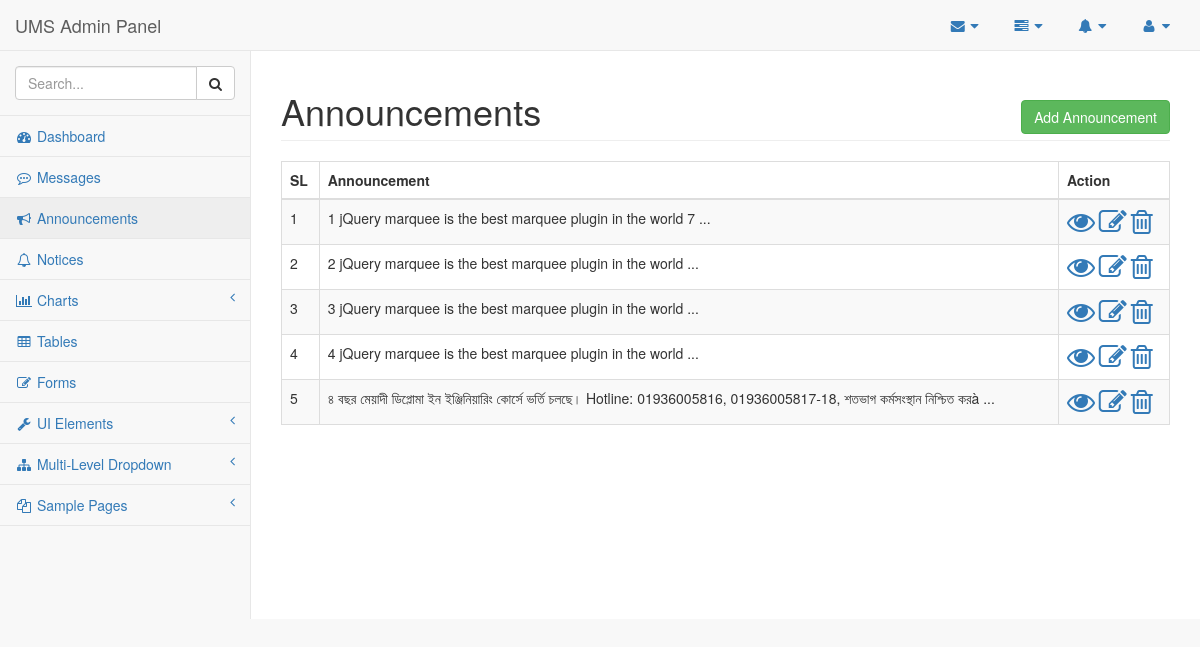
The app's page /admin/pages/announcement.php, older data.
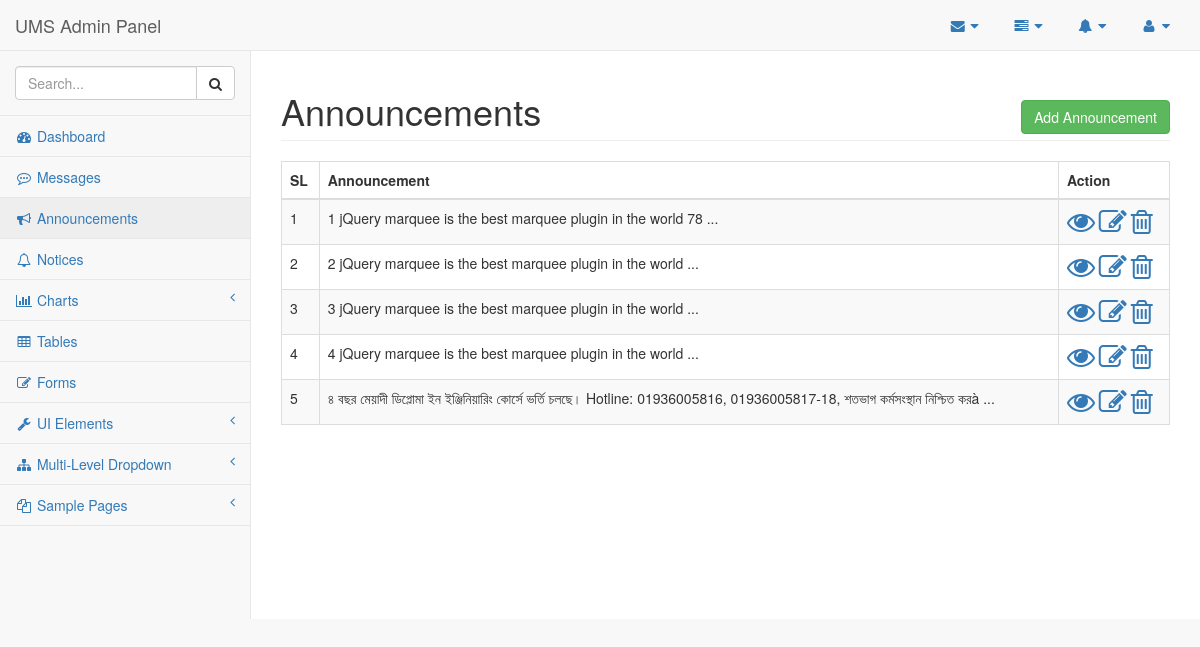
The same page, newer data.
### tables this page shows
CREATE TABLE `announcement` (
  `id` int(11) NOT NULL,
  `announcements` varchar(255) NOT NULL
);

### admin/pages/announcement.php (the view, shortened to what the changed rows need)
<?php
    require_once('config.php');
?>
<!DOCTYPE html>
<html lang="en">
<head>
    <link href="../vendor/bootstrap/css/bootstrap.min.css" rel="stylesheet">
    <link href="../vendor/metisMenu/metisMenu.min.css" rel="stylesheet">
    <link href="../dist/css/sb-admin-2.css" rel="stylesheet">
    <link href="../vendor/font-awesome/css/font-awesome.min.css" rel="stylesheet" type="text/css">
</head>
<body>
    <div id="wrapper">
        <nav class="navbar navbar-default navbar-static-top" role="navigation" style="margin-bottom: 0">
            <div class="navbar-header">
                <a class="navbar-brand" href="index.php">UMS Admin Panel</a>
            </div>
        </nav>
        <div id="page-wrapper">
            <div class="row">
                <div class="col-lg-12">
                    <h1 class="page-header">Announcements <span class="pull-right"><a class="btn btn-success" href="announcement-input.php">Add Announcement</a></span></h1>
                     <div class="table-responsive">
                        <table class="table table-bordered table-hover table-striped">
                            <thead>
                                <tr>
                                    <th>SL</th>
                                    <th>Announcement</th>
                                    <th>Action</th>
                                </tr>
                            </thead>
                            <tbody>
                            <?php
                                $srl=1;
                                $dbdata = "SELECT * FROM announcement";
                                $qre = mysqli_query($DBC, $dbdata);
                                while($info=mysqli_fetch_array($qre)){ ?>
                                    <tr>
                                        <td><?= $srl++; ?></td>
                                        <td><?= substr($info['announcements'],0,270); ?> ...</td>
                                        <td>
                                            <a class="action-btn" href="announcement-view.php?aid=<?= $info['id']; ?>"><i class="fa fa-2x  fa-eye"></i></a>
                                            <a class="action-btn" href="announcement-edit.php?auid=<?= $info['id']; ?>"><i class="fa fa-2x fa-pencil-square-o"></i></a>
                                            <a class="action-btn" href="announcement-delete .php?adid=<?= $info['id']; ?>"><i class="fa fa-2x fa-trash-o"></i></a>
                                        </td>
                                    </tr>
                            <?php    }
                            ?>
                            </tbody>
                        </table>
                    </div>
                </div>
            </div>
        </div>
    </div>
</body>
</html>

Row changes from the older to the newer data that the page shows:
changed announcement: announcements "1 jQuery marquee is the best marquee plugin in the world 7" → "1 jQuery marquee is the best marquee plugin in the world 78"
